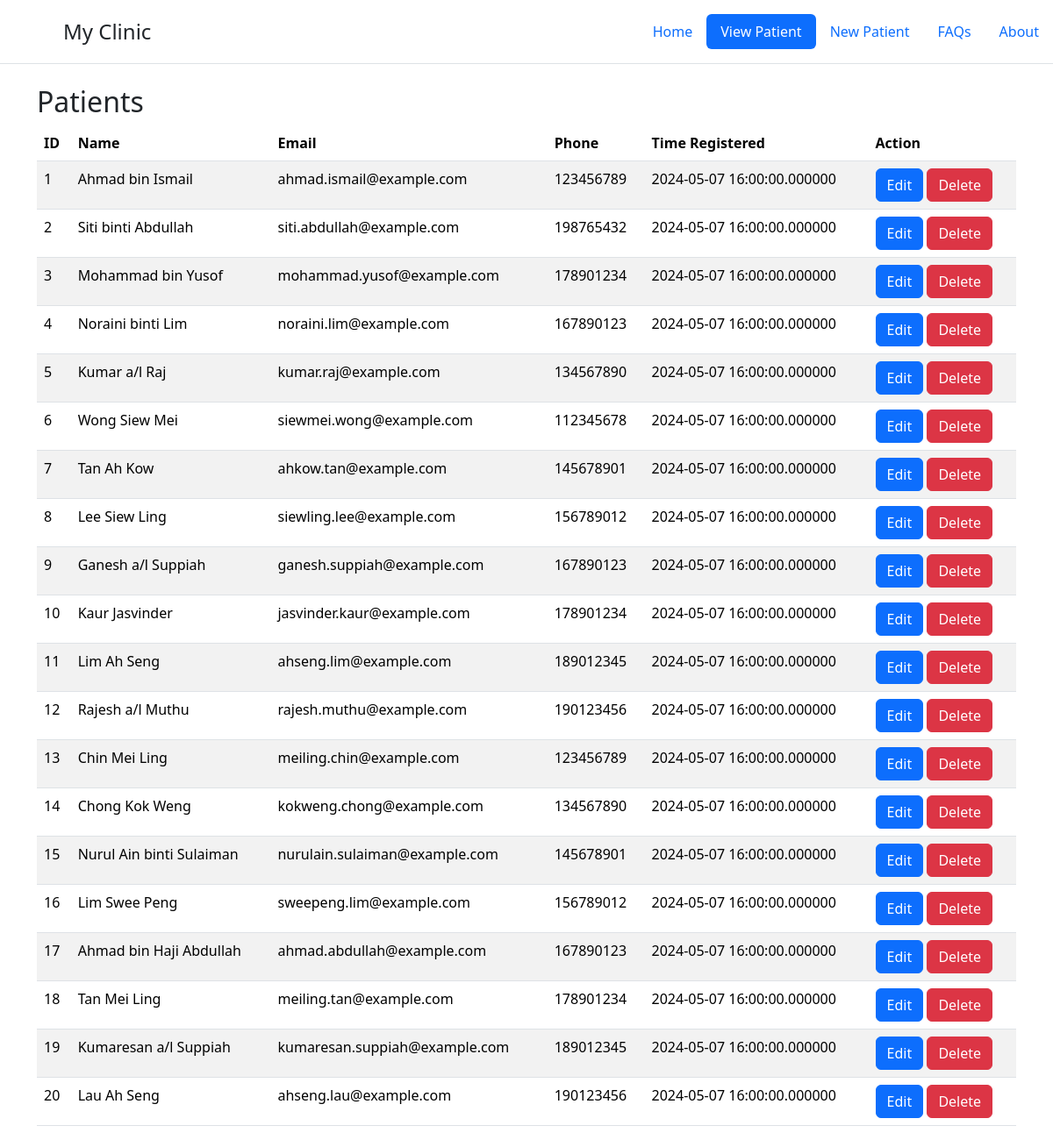
Screenshot of /viewpatient.php (signed in) with the database file from the repository.
### tables this page shows
CREATE TABLE `tbl_patient` (
  `p_name` varchar(30) NOT NULL,
  `p_email` varchar(30) NOT NULL,
  `p_phone` int(20) NOT NULL,
  `p_address` varchar(50) NOT NULL,
  `p_icNo` int(30) NOT NULL,
  `p_date_reg` timestamp(6) NOT NULL DEFAULT current_timestamp(6),
  `p_id` int(11) NOT NULL,
  `p_image` varchar(30) NOT NULL
);

### viewpatient.php (the view, shortened to what this page needs)
<?php
    include 'dbconnect.php';
    $sqlloadpatients = "SELECT * FROM tbl_patient";
    $stmt = $conn->prepare($sqlloadpatients);
    $stmt->execute();
    $rows=$stmt->fetchAll();
?>
<!DOCTYPE html>
<html>
<head>
    <link href="https://cdn.jsdelivr.net/npm/bootstrap@5.3.3/dist/css/bootstrap.min.css" rel="stylesheet">
</head>
<body>
<header class="d-flex flex-wrap justify-content-center py-3 mb-4 border-bottom">
      <a href="main.php" class="d-flex align-items-center mb-3 mb-md-0 me-md-auto text-dark text-decoration-none">
        <svg class="bi me-2" width="40" height="32"><use xlink:href="#bootstrap"></use></svg>
        <span class="fs-4 ms-4">My Clinic</span>
      </a>
      <ul class="nav nav-pills">
        <li class="nav-item"><a href="main.php" class="nav-link" aria-current="page">Home</a></li>
        <li class="nav-item"><a href="viewpatient.php" class="nav-link active" aria-current="page">View Patient</a></li>
        <li class="nav-item"><a href="newpatient.php" class="nav-link">New Patient</a></li>
        <li class="nav-item"><a href="#" class="nav-link">FAQs</a></li>
        <li class="nav-item"><a href="#" data-bs-toggle="modal" data-bs-target="#modal1" class="nav-link">About</a></li>
      </ul>
    </header>
    <div class="container">
        <div class="row">
            <div>
                <h2>Patients</h2>
                <table class="table table-striped">
                    <thead>
                        <tr>
                            <th scope="col">ID</th>
                            <th scope="col">Name</th>
                            <th scope="col">Email</th>
                            <th scope="col">Phone</th>
                            <th scope="col">Time Registered</th>
                            <th scope="col">Action</th>
                        </tr>
                    </thead>
                    <tbody>
                        <?php
                            foreach ($rows as $row) {
                                echo "<tr>";
                                echo "<td>" . $row['p_id'] . "</td>";
                                echo "<td>" . $row['p_name'] . "</td>";
                                echo "<td>" . $row['p_email'] . "</td>";
                                echo "<td>" . $row['p_phone'] . "</td>";
                                echo "<td>" . $row['p_date_reg'] . "</td>";
                                echo "<td><a href='editpatient.php?id=" . $row['p_id'] . "' class='btn btn-primary'>Edit</a> <a href='deletepatient.php?id=" . $row['p_id'] . "' class='btn btn-danger'>Delete</a></td>";
                                echo "</tr>";
                            }
                        ?>
                    </tbody>
                </table>
            </div>
        </div>
    </div>
</body>
</html>

### rows the page displays
tbl_patient: p_id "1", p_name "Ahmad bin Ismail", p_email "ahmad.ismail@example.com", p_phone "123456789", p_date_reg "2024-05-07 16:00:00.000000"
tbl_patient: p_id "2", p_name "Siti binti Abdullah", p_email "siti.abdullah@example.com", p_phone "198765432", p_date_reg "2024-05-07 16:00:00.000000"
tbl_patient: p_id "3", p_name "Mohammad bin Yusof", p_email "mohammad.yusof@example.com", p_phone "178901234", p_date_reg "2024-05-07 16:00:00.000000"
tbl_patient: p_id "4", p_name "Noraini binti Lim", p_email "noraini.lim@example.com", p_phone "167890123", p_date_reg "2024-05-07 16:00:00.000000"
tbl_patient: p_id "5", p_name "Kumar a/l Raj", p_email "kumar.raj@example.com", p_phone "134567890", p_date_reg "2024-05-07 16:00:00.000000"
tbl_patient: p_id "6", p_name "Wong Siew Mei", p_email "siewmei.wong@example.com", p_phone "112345678", p_date_reg "2024-05-07 16:00:00.000000"
tbl_patient: p_id "7", p_name "Tan Ah Kow", p_email "ahkow.tan@example.com", p_phone "145678901", p_date_reg "2024-05-07 16:00:00.000000"
tbl_patient: p_id "8", p_name "Lee Siew Ling", p_email "siewling.lee@example.com", p_phone "156789012", p_date_reg "2024-05-07 16:00:00.000000"
tbl_patient: p_id "9", p_name "Ganesh a/l Suppiah", p_email "ganesh.suppiah@example.com", p_phone "167890123", p_date_reg "2024-05-07 16:00:00.000000"
tbl_patient: p_id "10", p_name "Kaur Jasvinder", p_email "jasvinder.kaur@example.com", p_phone "178901234", p_date_reg "2024-05-07 16:00:00.000000"
tbl_patient: p_id "11", p_name "Lim Ah Seng", p_email "ahseng.lim@example.com", p_phone "189012345", p_date_reg "2024-05-07 16:00:00.000000"
tbl_patient: p_id "12", p_name "Rajesh a/l Muthu", p_email "rajesh.muthu@example.com", p_phone "190123456", p_date_reg "2024-05-07 16:00:00.000000"
tbl_patient: p_id "13", p_name "Chin Mei Ling", p_email "meiling.chin@example.com", p_phone "123456789", p_date_reg "2024-05-07 16:00:00.000000"
tbl_patient: p_id "14", p_name "Chong Kok Weng", p_email "kokweng.chong@example.com", p_phone "134567890", p_date_reg "2024-05-07 16:00:00.000000"
tbl_patient: p_id "15", p_name "Nurul Ain binti Sulaiman", p_email "nurulain.sulaiman@example.com", p_phone "145678901", p_date_reg "2024-05-07 16:00:00.000000"
tbl_patient: p_id "16", p_name "Lim Swee Peng", p_email "sweepeng.lim@example.com", p_phone "156789012", p_date_reg "2024-05-07 16:00:00.000000"
tbl_patient: p_id "17", p_name "Ahmad bin Haji Abdullah", p_email "ahmad.abdullah@example.com", p_phone "167890123", p_date_reg "2024-05-07 16:00:00.000000"
tbl_patient: p_id "18", p_name "Tan Mei Ling", p_email "meiling.tan@example.com", p_phone "178901234", p_date_reg "2024-05-07 16:00:00.000000"
tbl_patient: p_id "19", p_name "Kumaresan a/l Suppiah", p_email "kumaresan.suppiah@example.com", p_phone "189012345", p_date_reg "2024-05-07 16:00:00.000000"
tbl_patient: p_id "20", p_name "Lau Ah Seng", p_email "ahseng.lau@example.com", p_phone "190123456", p_date_reg "2024-05-07 16:00:00.000000"
